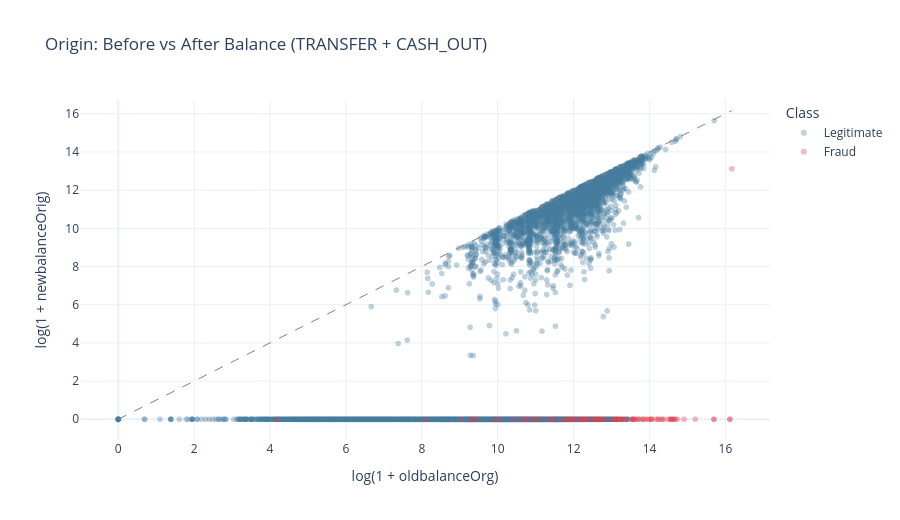

The notebook cell this image was saved under:
### Code cell
# Scatter: oldbalanceOrg vs newbalanceOrig, coloured by fraud
sample_tc = tc_df.sample(n=min(30000, len(tc_df)), random_state=42)

fig = px.scatter(
    sample_tc,
    x=np.log1p(sample_tc['oldbalanceOrg']),
    y=np.log1p(sample_tc['newbalanceOrig']),
    color=sample_tc['isFraud'].map({0: 'Legitimate', 1: 'Fraud'}),
    color_discrete_map={'Legitimate': LEGIT_COLOR, 'Fraud': FRAUD_COLOR},
    opacity=0.35,
    labels={'x': 'log(1 + oldbalanceOrg)', 'y': 'log(1 + newbalanceOrig)'},
    title='Origin: Before vs After Balance (TRANSFER + CASH_OUT)',
    template='plotly_white'
)
# Diagonal reference line (no change in balance)
max_val = np.log1p(sample_tc['oldbalanceOrg'].max())
fig.add_shape(type='line', x0=0, y0=0, x1=max_val, y1=max_val,
              line=dict(color='grey', dash='dash', width=1))
fig.update_layout(height=520, legend_title_text='Class')
fig.show()

print('💡 Insight: Fraud points cluster along the x-axis (newbalanceOrig ≈ 0).')
print('   Legitimate transactions scatter across the diagonal (balance preserved).')

### Figure 1 — Plotly figure (JSON) as saved in the notebook; plotly's stock layout.template omitted (floating-point values rounded to 4 significant figures; data arrays with more than 128 entries replaced by an {"elided": "..."} marker saying what was removed)
{"data": [{"hovertemplate": "color=Legitimate<br>log(1 + oldbalanceOrg)=%{x}<br>log(1 + newbalanceOrig)=%{y}<extra></extra>", "legendgroup": "Legitimate", "marker": {"color": "#457B9D", "opacity": 0.35, "symbol": "circle"}, "mode": "markers", "name": "Legitimate", "showlegend": true, "type": "scattergl", "x": {"elided": "29913 float values"}, "xaxis": "x", "y": {"elided": "29913 float values"}, "yaxis": "y"}, {"hovertemplate": "color=Fraud<br>log(1 + oldbalanceOrg)=%{x}<br>log(1 + newbalanceOrig)=%{y}<extra></extra>", "legendgroup": "Fraud", "marker": {"color": "#E63946", "opacity": 0.35, "symbol": "circle"}, "mode": "markers", "name": "Fraud", "showlegend": true, "type": "scattergl", "x": [13.29, 11.71, 13.1, 11.87, 13.55, 12.63, 12.39, 14.23, 12.01, 9.916, 13.59, 13.69, 12.34, 12.26, 14.62, 10.79, 14.66, 12.7, 14.04, 16.12, 16.12, 15.21, 14.91, 13.19, 14.56, 13.71, 13.88, 11.9, 9.462, 14.54, 9.312, 11.1, 13.02, 12.16, 13.21, 12.57, 14.05, 13.97, 10.6, 15.7, 10.06, 12.7, 14.48, 12.71, 8.094, 14.56, 10.98, 14.31, 14.22, 12.76, 9.32, 13.39, 13.85, 9.034, 14.62, 13.82, 14.38, 11.44, 14.74, 11.81, 13.54, 12.56, 11.51, 14.06, 10.71, 4.171, 15.69, 13.28, 13.96, 10.93, 13.04, 10.4, 12.25, 11.92, 13.26, 12.2, 16.17, 12.51, 13.12, 13.56, 12.8, 14.16, 12.31, 12.03, 13.65, 11.32, 13.13], "xaxis": "x", "y": [0.0, 0.0, 0.0, 0.0, 0.0, 0.0, 0.0, 0.0, 0.0, 0.0, 0.0, 0.0, 0.0, 0.0, 0.0, 0.0, 0.0, 0.0, 0.0, 0.0, 0.0, 0.0, 0.0, 0.0, 0.0, 0.0, 0.0, 0.0, 0.0, 0.0, 0.0, 0.0, 0.0, 0.0, 0.0, 0.0, 0.0, 0.0, 0.0, 0.0, 0.0, 0.0, 0.0, 0.0, 0.0, 0.0, 0.0, 0.0, 0.0, 0.0, 0.0, 0.0, 0.0, 0.0, 0.0, 0.0, 0.0, 0.0, 0.0, 0.0, 0.0, 0.0, 0.0, 0.0, 0.0, 0.0, 0.0, 0.0, 0.0, 0.0, 0.0, 0.0, 0.0, 0.0, 0.0, 0.0, 13.12, 0.0, 0.0, 0.0, 0.0, 0.0, 0.0, 0.0, 0.0, 0.0, 0.0], "yaxis": "y"}], "layout": {"height": 520, "legend": {"title": {"text": "Class"}, "tracegroupgap": 0}, "shapes": [{"line": {"color": "grey", "dash": "dash", "width": 1}, "type": "line", "x0": 0, "x1": 16.17, "y0": 0, "y1": 16.17}], "title": {"text": "Origin: Before vs After Balance (TRANSFER + CASH_OUT)"}, "xaxis": {"anchor": "y", "domain": [0, 1], "title": {"text": "log(1 + oldbalanceOrg)"}}, "yaxis": {"anchor": "x", "domain": [0, 1], "title": {"text": "log(1 + newbalanceOrig)"}}}}
